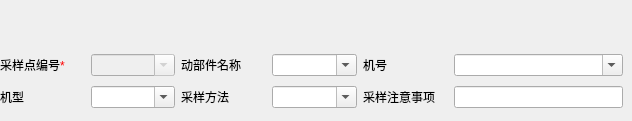
   <widget class="QWidget" name="tab_27">
    <attribute name="title">
     <string>采样点信息</string>
    </attribute>
    <widget class="QWidget" name="layoutWidget_27">
     <property name="geometry">
      <rect>
       <x>0</x>
       <y>50</y>
       <width>623</width>
       <height>62</height>
      </rect>
     </property>
     <layout class="QGridLayout" name="gridLayout_27">
      <item row="0" column="0">
       <widget class="QLabel" name="label_361">
        <property name="text">
         <string>&lt;html&gt;&lt;head/&gt;&lt;body&gt;&lt;p&gt;采样点编号&lt;span style=&quot; color:#ff0000;&quot;&gt;*&lt;/span&gt;&lt;/p&gt;&lt;/body&gt;&lt;/html&gt;</string>
        </property>
       </widget>
      </item>
      <item row="0" column="1">
       <widget class="QComboBox" name="comboBox_88">
        <property name="enabled">
         <bool>false</bool>
        </property>
        <property name="editable">
         <bool>true</bool>
        </property>
       </widget>
      </item>
      <item row="0" column="2">
       <widget class="QLabel" name="label_362">
        <property name="text">
         <string>动部件名称</string>
        </property>
       </widget>
      </item>
      <item row="0" column="3">
       <widget class="QComboBox" name="comboBox_89">
        <property name="editable">
         <bool>true</bool>
        </property>
       </widget>
      </item>
      <item row="1" column="0">
       <widget class="QLabel" name="label_364">
        <property name="text">
         <string>机型</string>
        </property>
       </widget>
      </item>
      <item row="1" column="1">
       <widget class="QComboBox" name="comboBox_91">
        <property name="editable">
         <bool>true</bool>
        </property>
       </widget>
      </item>
      <item row="1" column="2">
       <widget class="QLabel" name="label_365">
        <property name="text">
         <string>采样方法</string>
        </property>
       </widget>
      </item>
      <item row="1" column="3">
       <widget class="QComboBox" name="comboBox_92">
        <property name="editable">
         <bool>true</bool>
        </property>
       </widget>
      </item>
      <item row="1" column="4">
       <widget class="QLabel" name="label_366">
        <property name="text">
         <string>采样注意事项</string>
        </property>
       </widget>
      </item>
      <item row="1" column="5" colspan="2">
       <widget class="QLineEdit" name="lineEdit_22"/>
      </item>
      <item row="0" column="4">
       <widget class="QLabel" name="label_363">
        <property name="text">
         <string>机号</string>
        </property>
       </widget>
      </item>
      <item row="0" column="5" colspan="2">
       <widget class="QComboBox" name="comboBox_90">
        <property name="editable">
         <bool>true</bool>
        </property>
       </widget>
      </item>
     </layout>
    </widget>
   </widget>
